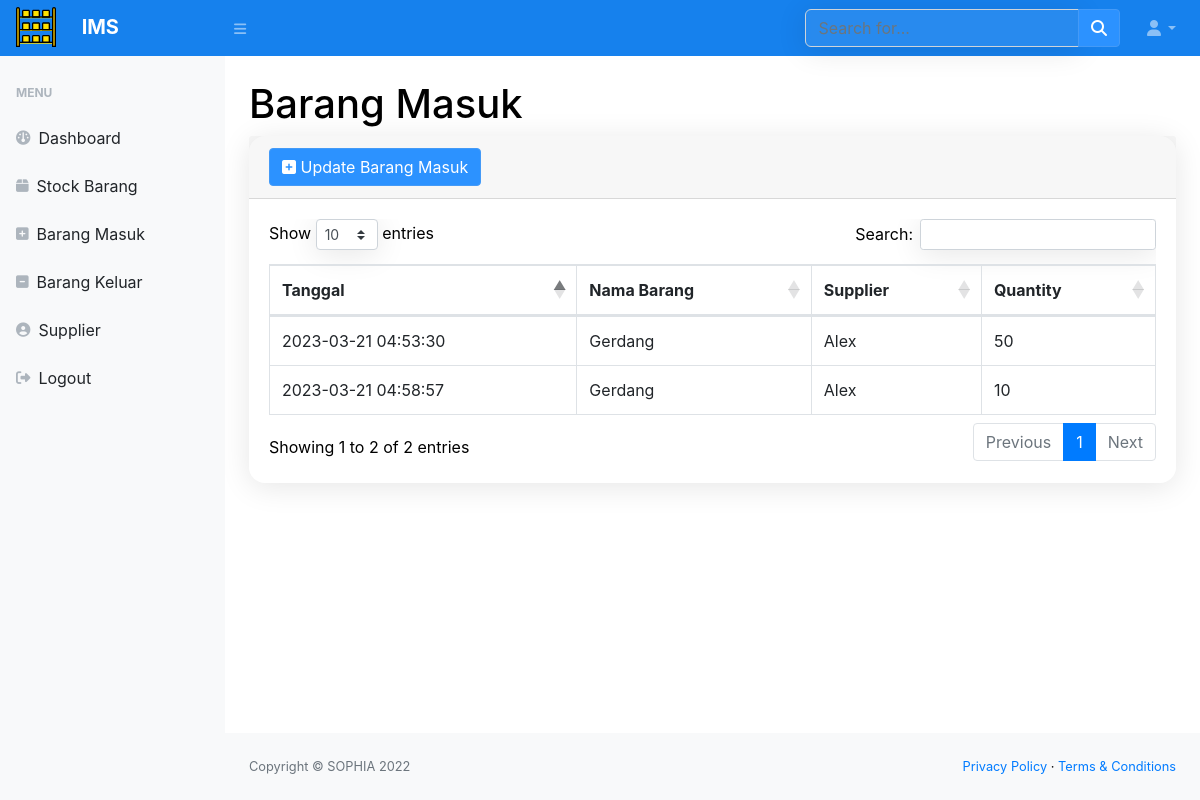
The app's page /masuk.php (signed in), older data.
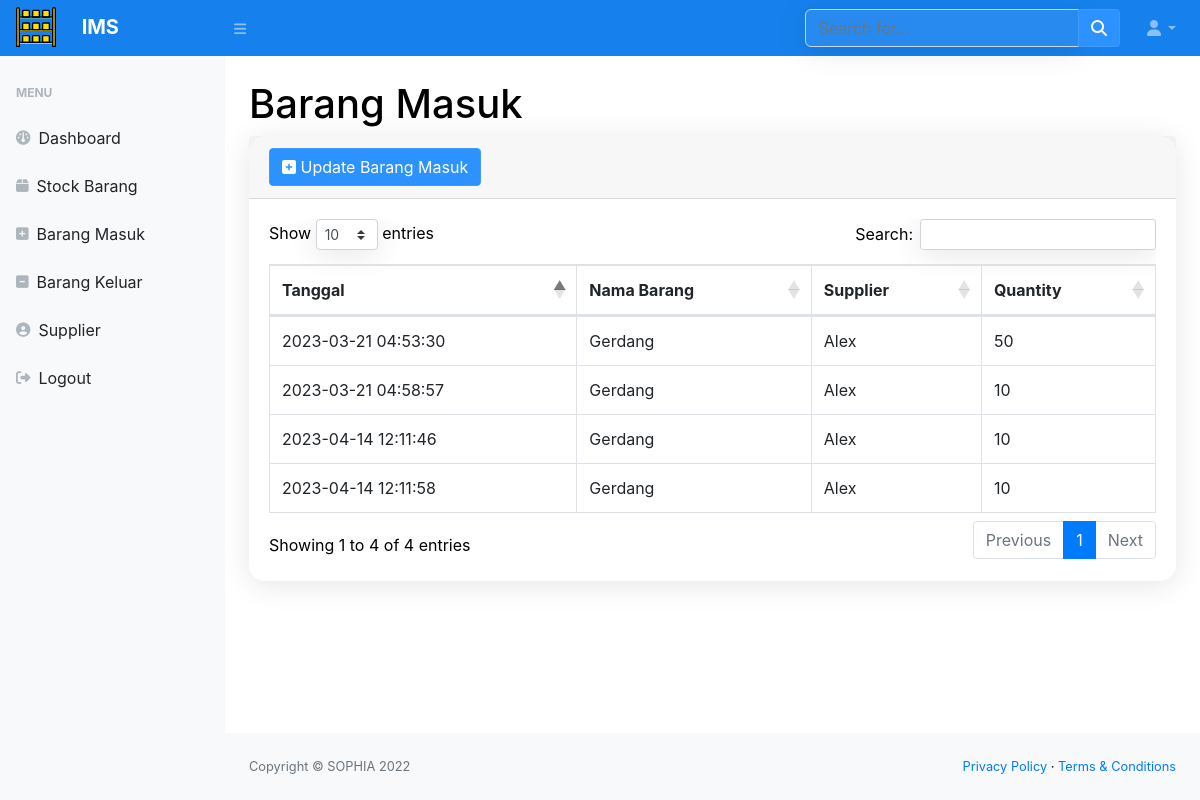
The same page, newer data.
### tables this page shows
CREATE TABLE `masuk` (
  `idmasuk` int(11) NOT NULL,
  `idbarang` int(11) NOT NULL,
  `tanggal` timestamp NOT NULL DEFAULT current_timestamp(),
  `supplier` varchar(25) NOT NULL,
  `quantity` int(11) NOT NULL
);

CREATE TABLE `stock` (
  `idbarang` int(11) NOT NULL,
  `namabarang` varchar(100) NOT NULL,
  `deskripsi` varchar(100) NOT NULL,
  `stock` int(11) NOT NULL DEFAULT 0,
  `stats` text NOT NULL DEFAULT 'Y'
);

CREATE TABLE `supplier` (
  `idsup` int(11) NOT NULL,
  `namasup` varchar(100) NOT NULL,
  `alamat` varchar(100) NOT NULL,
  `notelp` varchar(100) NOT NULL
);

### masuk.php (the view, shortened to what this page needs)
<?php
require 'config/config.php'
?>
<!DOCTYPE html>
<html lang="en">
    <?php
    include_once 'layout/head.php'
    ?>
    <body class="sb-nav-fixed">
            <?php
            include_once 'layout/navbar.php';
            ?>
        <div id="layoutSidenav">
        <?php
            include_once  'layout/sidebar.php';
            ?>
            <div id="layoutSidenav_content">
                <main>
                    <div class="container-fluid">
                        <h1 class="mt-4">Barang Masuk</h1>
                        <div class="card mb-4">
                            <div class="card-header">
                            <button type="button" class="btn btn-primary" data-toggle="modal" data-target="#myModal">
                                <i class="fa fa-plus-square"></i> Update Barang Masuk
                                </button>
                            </div>
                            <div class="card-body">
                                <div class="table-responsive">
                                    <table class="table table-bordered" id="dataTable" width="100%" cellspacing="0">
                                        <thead>
                                            <tr>
                                                <th>Tanggal</th>
                                                <th>Nama Barang</th>
                                                <th>Supplier</th>
                                                <th>Quantity</th>
                                            </tr>
                                        </thead>
                                        <tbody>
                                        <?php
                                                $ambilsemuadatastock = mysqli_query($conn,"SELECT * from masuk m,supplier p, stock s where s.idbarang = m.idbarang and p.idsup = m.supplier");
                                                while($data=mysqli_fetch_array($ambilsemuadatastock)){
                                                    $tanggal = $data['tanggal'];
                                                    $namabarang = $data['namabarang'];
                                                    $deskripsi = $data['namasup'];
                                                    $quantity = $data['quantity'];
                                            ?>
                                                <tr>
                                                    <td><?=$tanggal?></td>
                                                    <td><?=$namabarang?></td>
                                                    <td><?=$deskripsi?></td>
                                                    <td><?=$quantity?></td>
                                                </tr>
                                            <?php
                                                };
                                            ?>
                                        </tbody>
                                    </table>
                                </div>
                            </div>
                        </div>
                    </div>
                </main>
                <footer class="py-4 bg-light mt-auto">
                    <div class="container-fluid">
                        <div class="d-flex align-items-center justify-content-between small">
                            <div class="text-muted">Copyright &copy; SOPHIA 2022</div>
                            <div>
                                <a href="#">Privacy Policy</a>
                                &middot;
                                <a href="#">Terms &amp; Conditions</a>
                            </div>
                        </div>
                    </div>
                </footer>
            </div>
        </div>
    </body>
</html>

### layout/head.php (shortened to what this page needs)
<head>
        <link href="css/styles.css" rel="stylesheet" />
        <link href="https://cdn.datatables.net/1.10.20/css/dataTables.bootstrap4.min.css" rel="stylesheet" />
        <link href="css/styles.css" rel="stylesheet" />
</head>

### layout/navbar.php (shortened to what this page needs)
<nav class="sb-topnav navbar navbar-expand navbar-dark bg-dark">
            <a class="navbar-brand" href="index.php">
                <img style="margin-top:-3px;margin-right:20px;width: 40px;height: 40px;" src="assets/img/logo.svg" alt="Logo">
                <span style="font-size:20px;font-weight:bold;">IMS</span></a>
            <button class="btn btn-link btn-sm order-1 order-lg-0" id="sidebarToggle" href="#"><i class="fas fa-bars"></i></button>
            <form class="d-none d-md-inline-block form-inline ml-auto mr-0 mr-md-3 my-2 my-md-0">
                <div class="input-group">
                    <input class="form-control" type="text" placeholder="Search for..." aria-label="Search" aria-describedby="basic-addon2" />
                    <div class="input-group-append">
                        <button class="btn btn-primary" type="button"><i class="fas fa-search"></i></button>
                    </div>
                </div>
            </form>
            <ul class="navbar-nav ml-auto ml-md-0">
                <li class="nav-item dropdown">
                    <a class="nav-link dropdown-toggle" id="userDropdown" href="#" role="button" data-toggle="dropdown" aria-haspopup="true" aria-expanded="false"><i class="fas fa-user fa-fw"></i></a>
                </li>
            </ul>
        </nav>

### layout/sidebar.php
<div id="layoutSidenav_nav">
                <nav class="sb-sidenav accordion sb-sidenav-light" id="sidenavAccordion">
                    <div class="sb-sidenav-menu">
                        <div class="nav">
                            <div class="sb-sidenav-menu-heading">Menu</div>
                            <a class="nav-link" href="dashboard.php">
                                <div class="sb-nav-link-icon"><i class="fa-solid fa-dashboard"></i></div>
                                Dashboard
                            </a>
                            <a class="nav-link" href="index.php">
                                <div class="sb-nav-link-icon"><i class="fa-solid fa-box"></i></div>
                                Stock Barang
                            </a>
                            <a class="nav-link" href="masuk.php">
                                <div class="sb-nav-link-icon"><i class="fa fa-plus-square"></i></div>
                                Barang Masuk
                            </a>
                            <a class="nav-link" href="keluar.php">
                                <div class="sb-nav-link-icon"><i class="fa fa-minus-square"></i></div>
                                Barang Keluar
                            </a>
                            <a class="nav-link" href="supplier.php">
                                <div class="sb-nav-link-icon"><i class="fas fa-user-circle"></i></div>
                                Supplier
                            </a>
                            <a class="nav-link" href="logout.php">
                                <div class="sb-nav-link-icon"><i class="fa-solid fa-right-from-bracket"></i></div>
                                Logout
                            </a>
                </nav>
</div>

Row changes from the older to the newer data that the page shows:
added masuk: tanggal "2023-04-14 12:11:46", idbarang.namabarang "Gerdang", supplier.namasup "Alex", quantity "10"
added masuk: tanggal "2023-04-14 12:11:58", idbarang.namabarang "Gerdang", supplier.namasup "Alex", quantity "10"
Text that changed along with them:
text written by a page script: "Show entries Search: Showing 1 to 2 of 2 entries Previous 1 Next" → "Show entries Search: Showing 1 to 4 of 4 entries Previous 1 Next"
